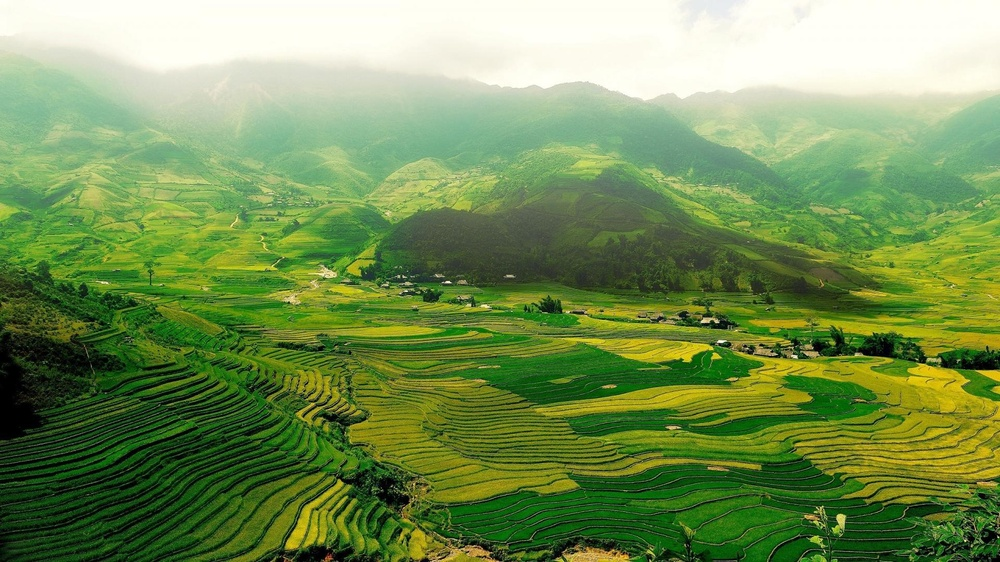
#> input picture Linear-Algebra/Practical-4 (Basic Matrix Operation)/Picture.jpg, 1000 x 562 px, shrunk from 1920 x 1080 before the run
$ python ImageShearing.py
#> lines starting #> are read from the running program, lines starting #| are printed output that depends on the picture
import numpy as np
import cv2
import matplotlib.pyplot as plt

img = cv2.imread("Picture.jpg")
#> img is the input picture: shape (562, 1000, 3); mean B, G, R 85.7, 145.2, 117.4
img = cv2.cvtColor(img, cv2.COLOR_BGR2RGB)

plt.axis('off')
plt.imshow(img)
plt.show()

rows, cols, dim = img.shape
#> rows = 562; cols = 1000; dim = 3

M = np.float32([[1, 0.9, 0],
             	[0.2, 1  , 0],
            	[0, 0  , 1]])

sheared_img = cv2.warpPerspective(img,M,(int(cols*1.5),int(rows*1.5)))
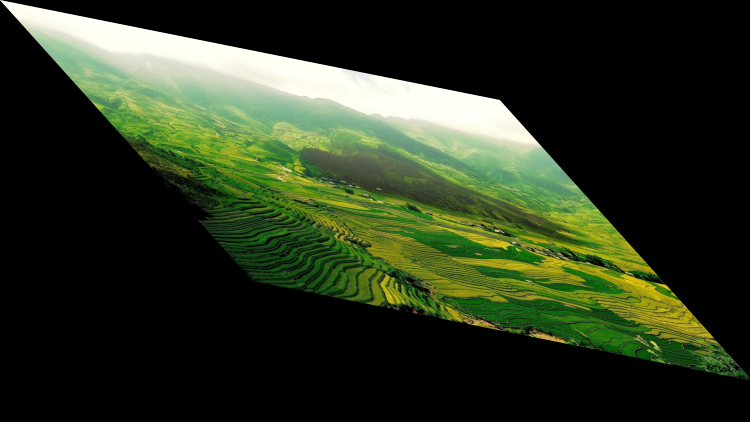
#> sheared_img: shape (843, 1500, 3) (shown at 1/2 size); mean R, G, B 42.8, 52.9, 31.2

plt.axis('off')
plt.imshow(sheared_img)
plt.show()
plt.imsave("Picture_sheared.jpg", sheared_img)

$ run again, with Linear-Algebra/Practical-4 (Basic Matrix Operation)/city_reflected.jpg copied over Linear-Algebra/Practical-4 (Basic Matrix Operation)/Picture.jpg
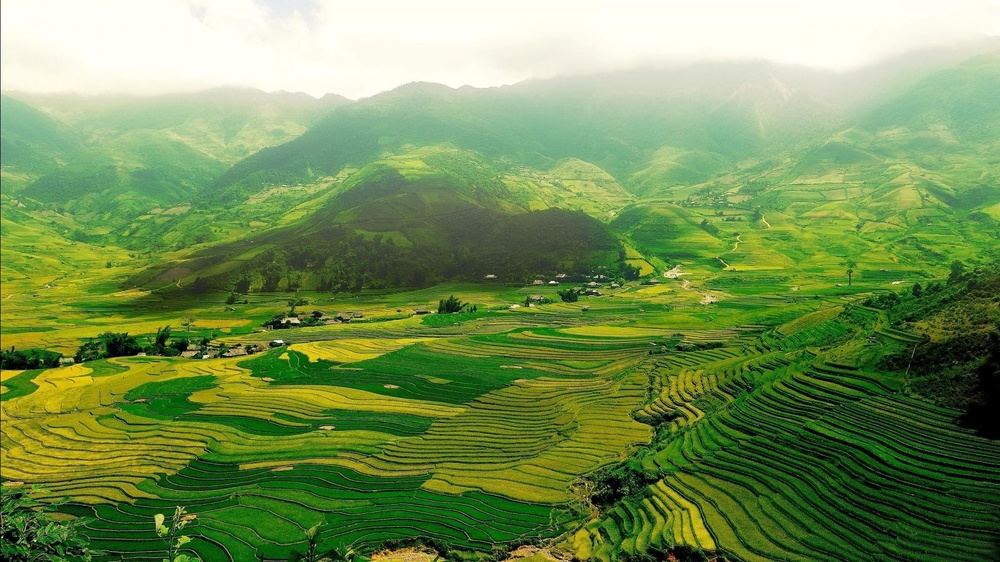
#> input picture Linear-Algebra/Practical-4 (Basic Matrix Operation)/city_reflected.jpg, 1000 x 562 px, shrunk from 1920 x 1080 before the run
#> img is the input picture: shape (562, 1000, 3); mean B, G, R 86.1, 145.2, 117.5
#> `sheared_img = cv2.warpPerspective(img,M,(int(cols*1.5),int(rows*1.5)))`:
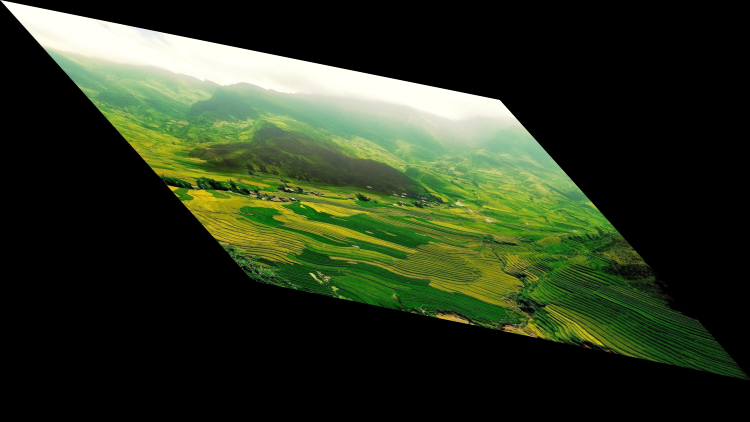
#> sheared_img: shape (843, 1500, 3) (shown at 1/2 size); mean R, G, B 42.8, 52.9, 31.4
